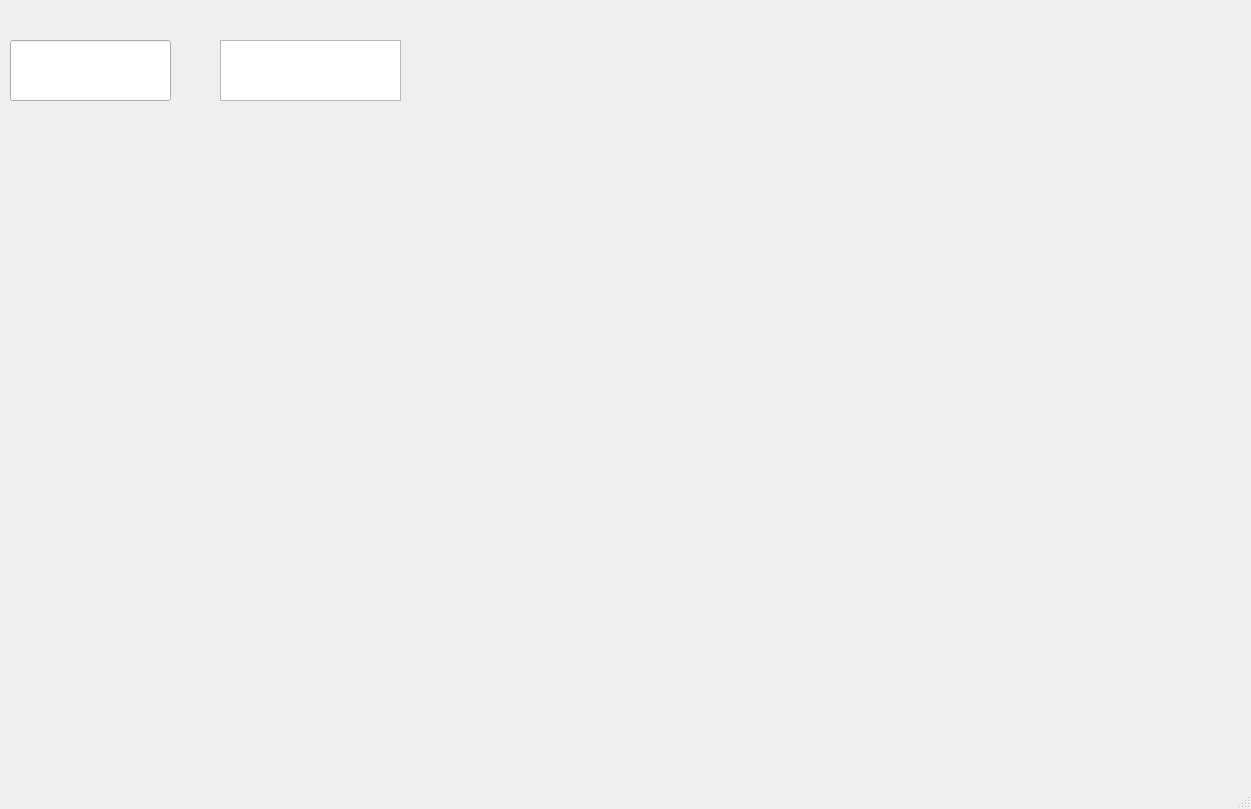
<?xml version="1.0" encoding="UTF-8"?>
<ui version="4.0">
 <class>MainWindow</class>
 <widget class="QMainWindow" name="MainWindow">
  <property name="geometry">
   <rect>
    <x>0</x>
    <y>0</y>
    <width>1251</width>
    <height>809</height>
   </rect>
  </property>
  <property name="windowTitle">
   <string>MainWindow</string>
  </property>
  <widget class="QWidget" name="centralwidget">
   <widget class="QLineEdit" name="input">
    <property name="geometry">
     <rect>
      <x>10</x>
      <y>40</y>
      <width>161</width>
      <height>61</height>
     </rect>
    </property>
   </widget>
   <widget class="QTextBrowser" name="output">
    <property name="geometry">
     <rect>
      <x>220</x>
      <y>40</y>
      <width>181</width>
      <height>61</height>
     </rect>
    </property>
   </widget>
  </widget>
  <widget class="QMenuBar" name="menubar">
   <property name="geometry">
    <rect>
     <x>0</x>
     <y>0</y>
     <width>1251</width>
     <height>22</height>
    </rect>
   </property>
  </widget>
  <widget class="QStatusBar" name="statusbar"/>
 </widget>
 <resources/>
 <connections/>
</ui>
